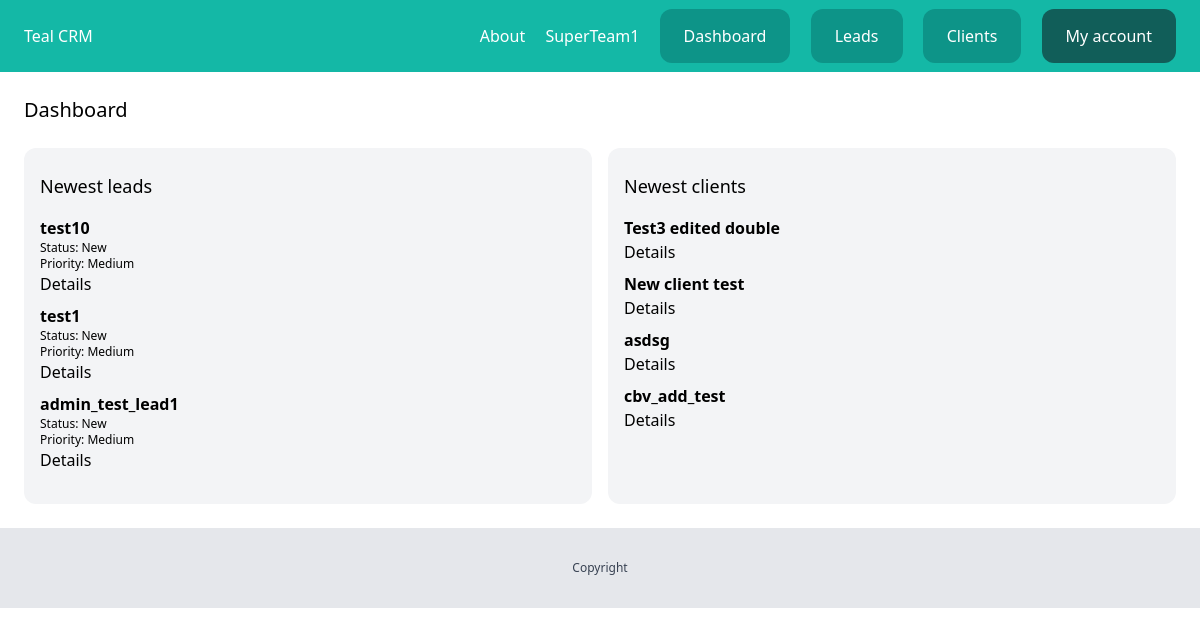
The page /dashboard/ (signed in) on the database its author committed.
### team/models.py (models this page shows, shortened)
class Team(models.Model):
    name = models.CharField(max_length=100)
    members = models.ManyToManyField(User, related_name='teams')
    created_by = models.ForeignKey(
        User, related_name='created_teams', on_delete=models.CASCADE)
    created_at = models.DateTimeField(auto_now_add=True)

### lead/models.py (models this page shows, shortened)
class Lead(models.Model):
    LOW = 'low'
    MEDIUM = 'medium'
    HIGH = 'high'
    CHOICES_PRIORITY = (
        (LOW, 'Low'),
        (MEDIUM, 'Medium'),
        (HIGH, 'High'),
    )
    NEW = 'new'
    CONTACTED = 'contacted'
    WON = 'won'
    LOST = 'lost'
    CHOICES_STATUS = (
        (NEW, 'New'),
        (CONTACTED, 'Contacted'),
        (WON, 'Won'),
        (LOST, 'Lost'),
    )
    team = models.ForeignKey(
        Team, related_name='leads', on_delete=models.CASCADE)
    name = models.CharField(max_length=255)
    email = models.EmailField()
    description = models.TextField(blank=True, null=True)
    priority = models.CharField(
        max_length=10, choices=CHOICES_PRIORITY, default=MEDIUM)
    status = models.CharField(
        max_length=10, choices=CHOICES_STATUS, default=NEW)
    converted_to_client = models.BooleanField(default=False)
    created_by = models.ForeignKey(
        User, related_name='leads', on_delete=models.CASCADE)
    created_at = models.DateTimeField(auto_now_add=True)
    modified_at = models.DateTimeField(auto_now=True)
    class Meta:
        ordering = ('name',)

### client/models.py (models this page shows, shortened)
class Client(models.Model):
    team = models.ForeignKey(
        Team, related_name='clients', on_delete=models.CASCADE)
    name = models.CharField(max_length=255)
    email = models.EmailField()
    description = models.TextField(blank=True, null=True)
    created_by = models.ForeignKey(
        User, related_name='clients', on_delete=models.CASCADE)
    created_at = models.DateTimeField(auto_now_add=True)
    modified_at = models.DateTimeField(auto_now=True)
    class Meta:
        ordering = ('name',)

### dashboard/views.py (the view)
# urls.py: path('', views.dashboard, name='index')
@login_required
def dashboard(request):
    team = request.user.userprofile.active_team
    leads = Lead.objects.filter(team=team, converted_to_client=False).order_by('-created_by')[0:5]
    clients = Client.objects.filter(team=team).order_by('-created_by')[0:5]
    return render(request, 'dashboard/dashboard.html',
                  {'leads': leads,
                   'clients': clients})

### team/context_processors.py (called while the page is built)
def active_team(request):
    if request.user.is_authenticated:
        if request.user.userprofile.active_team:
            active_team = request.user.userprofile.active_team
        else:
            active_team = Team.objects.filter(created_by=request.user)[0]
    else:
        active_team = None
    return {'active_team': active_team}

### dashboard/templates/dashboard/dashboard.html (shortened to what this page needs)
{% extends 'core/base.html' %}
{% block content %}
<div class="py-6 px-6">
    <h1 class="mb-6 text-xl">Dashboard</h1>
    <div class="flex space-x-4">
        <div class="w-1/2 px-4 py-6 bg-gray-100 rounded-xl leads">
            <h2 class="mb-4 text-lg">Newest leads</h2>
            {% for lead in leads %}
            <div class="mb-2 lead">
                <h3 class="font-semibold">{{ lead.name }}</h3>
                <p class="text-xs">Status: {{ lead.get_status_display }}</p>
                <p class="text-xs">Priority: {{ lead.get_priority_display }}</p>
                <a href="{% url 'leads:detail' lead.pk %}">Details</a>
            </div>
            {% endfor %}
        </div>
        <div class="w-1/2 px-4 py-6 bg-gray-100 rounded-xl clients">
            <h2 class="mb-4 text-lg">Newest clients</h2>
            {% for client in clients %}
            <div class="mb-2 client">
                <h3 class="font-semibold">{{ client.name }}</h3>
                <a href="{% url 'clients:detail' client.pk %}">Details</a>
            </div>
            {% endfor %}
        </div>
    </div>
</div>
{% endblock %}

### core/templates/core/base.html (shortened to what this page needs)
{% load static %}
<!doctype html>
<html>
<head>
    <link rel="stylesheet" href="{% static 'main.min.css' %}">
</head>
<body>
    {% include "core/partials/nav.html" %}
    {% block content %}
    {% endblock %}
    {% include "core/partials/footer.html" %}
</body>
</html>

### core/templates/core/partials/nav.html
<nav class="py-6 px-6 flex justify-between bg-teal-500" style="align-items: center;">
    <a href="/" class="text-white">Teal CRM</a>
    <div class="space-x-4">
        <a href="{% url 'about' %}" class="text-white">About</a>
        {% if request.user.is_authenticated %}
        <a href="{% url 'team:detail' active_team.id %}" class="text-white">{{ active_team.name }}</a>
        <a href="{% url 'dashboard:index' %}" class="py-4 px-6 bg-teal-600 rounded-xl text-white">Dashboard</a>
        <a href="{% url 'leads:list' %}" class="py-4 px-6 bg-teal-600 rounded-xl text-white">Leads</a>
        <a href="{% url 'clients:list' %}" class="py-4 px-6 bg-teal-600 rounded-xl text-white">Clients</a>
        <a href="{% url 'userprofile:myaccount' %}" class="py-4 px-6 bg-teal-800 rounded-xl text-white">My account</a>
        {% else %}
        <a href="{% url 'login' %}" class="py-4 px-6 bg-teal-600 rounded-xl text-white">Log in</a>
        <a href="{% url 'userprofile:signup' %}" class="py-4 px-6 bg-teal-300 rounded-xl text-white">Sign up</a>
        {% endif %}
    </div>
</nav>

### core/templates/core/partials/footer.html
<footer class="py-8 text-center bg-gray-200">
    <p class="text-xs text-gray-700">Copyright</p>
</footer>

### rows shown on the page
Team: name "SuperTeam1"
Lead: name "test10", status "New", priority "Medium"
Lead: name "test1", status "New", priority "Medium"
Lead: name "admin_test_lead1", status "New", priority "Medium"
Client: name "Test3 edited double"
Client: name "New client test"
Client: name "asdsg"
Client: name "cbv_add_test"
